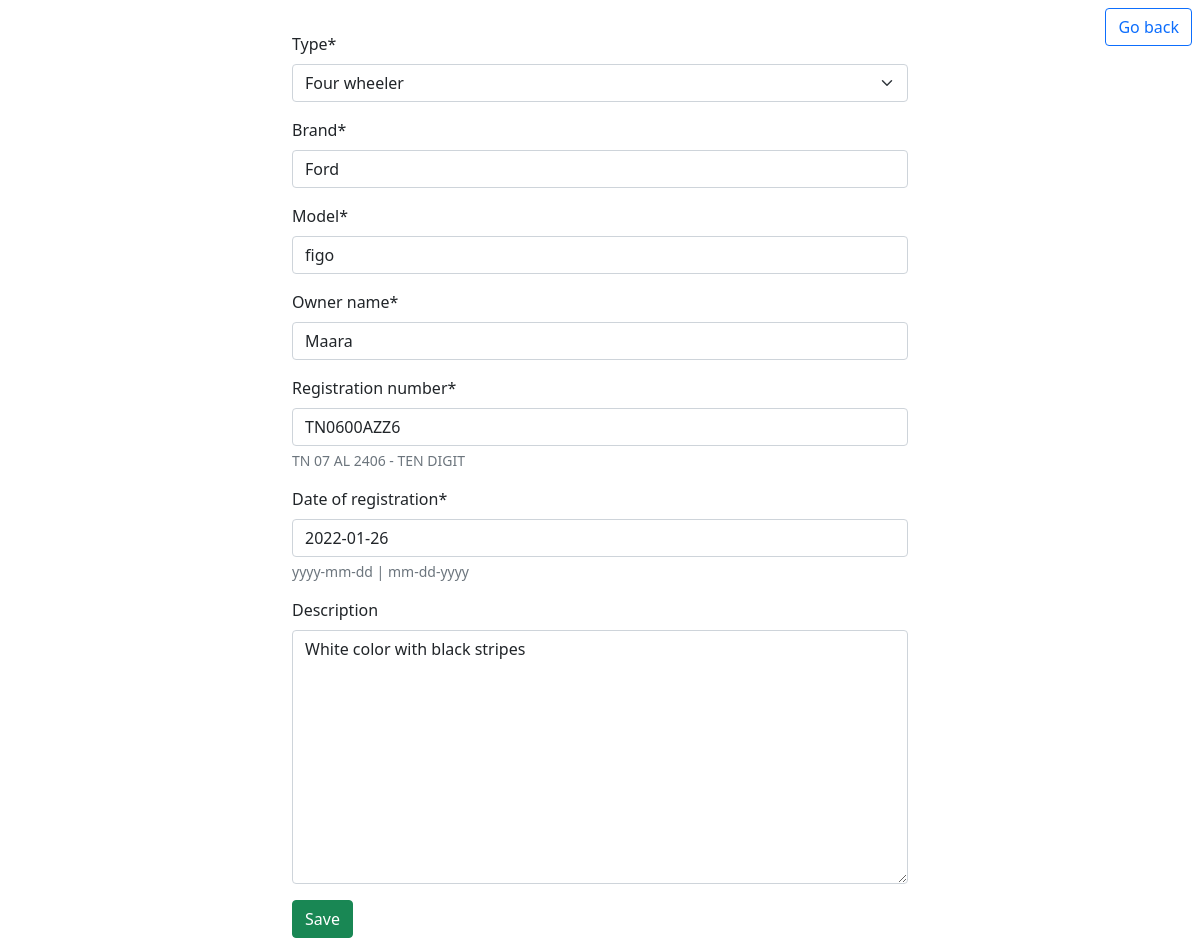
Before: /veh/1 (signed in) with the older database file.
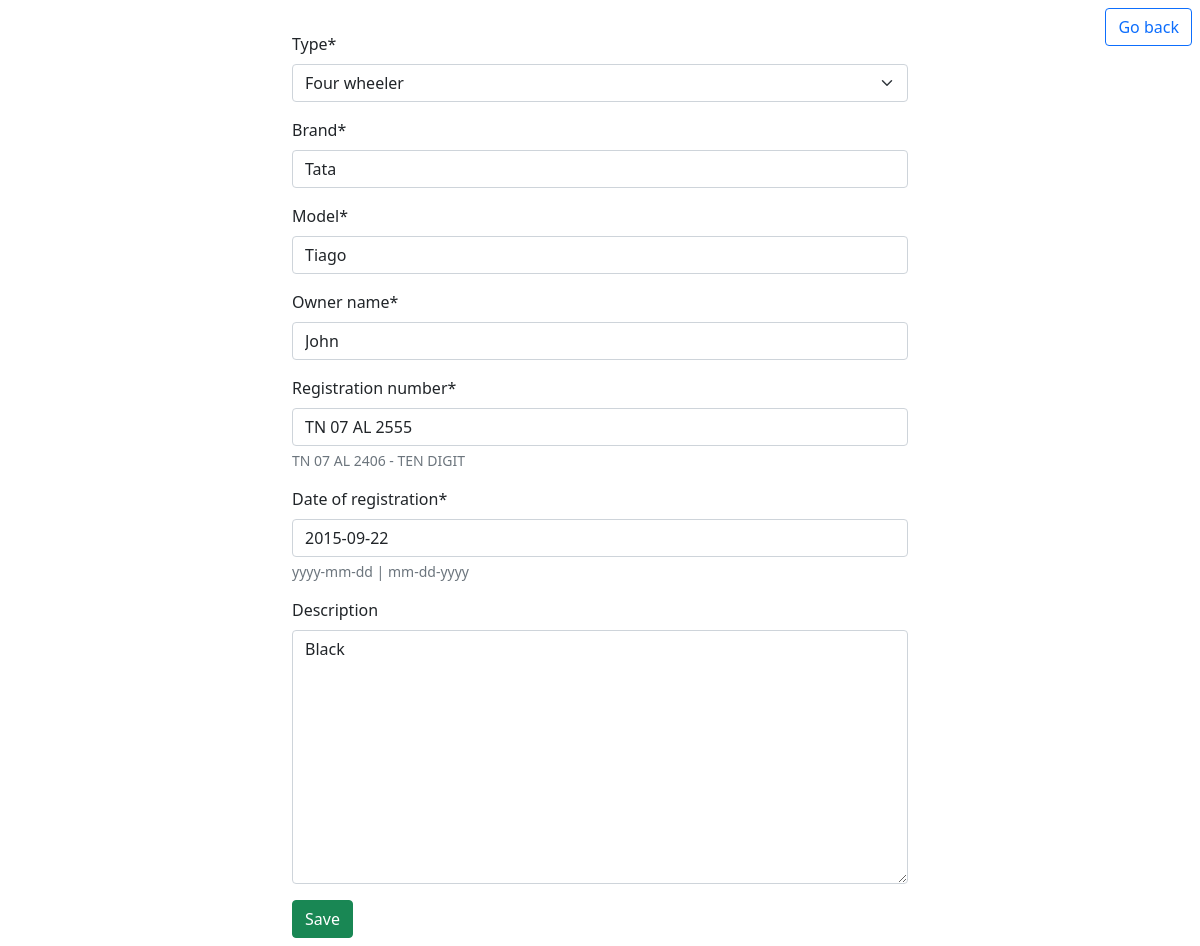
After: the same page with the newer database file.
### user/models.py (models this page shows, shortened)
class Vehicle(models.Model):
    CHOICES = (
        ('two_wheeler','Two wheeler',),
        ('four_wheeler','Four wheeler'),
    )
    type = models.CharField(max_length=30,choices=CHOICES)
    brand = models.CharField(max_length=30)
    model = models.CharField(max_length=30)
    owner_name = models.CharField(max_length=30)
    registration_number = models.CharField(max_length=15,unique=True,help_text='TN 07 AL 2406 - TEN DIGIT')
    date_of_registration = models.DateField(help_text='yyyy-mm-dd | mm-dd-yyyy')
    description = models.TextField(blank=True)
    company = models.CharField(max_length=30,default='trimble')

### user/views.py (the view, shortened to what this page needs)
# urls.py: path('veh/<int:veh_pk>',views.viewveh,name='viewveh'),
@login_required(login_url='/')
def viewveh(request,veh_pk):
    selected_vehicle = get_object_or_404(Vehicle,pk=veh_pk)
    if(request.method=="GET"):
        selected_vehicle_form = VehicleForm(instance=selected_vehicle)
        return render(request,'viewveh.html',{'selected_vehicle_form':selected_vehicle_form})

### user/forms.py
class VehicleForm(forms.ModelForm):
    class Meta:
        model = Vehicle
        fields = ['type','brand','model','owner_name','registration_number','date_of_registration','description',]

### templates/viewveh.html (shortened to what this page needs)
{%load crispy_forms_tags %}
<!DOCTYPE html>
<html lang="en">
<head>
    <link href="https://cdn.jsdelivr.net/npm/bootstrap@5.1.3/dist/css/bootstrap.min.css" rel="stylesheet">
</head>
<body>
    <div class="float-end m-2"><a class="btn btn-outline-primary" href="{% url 'home' %}">Go back</a></div><br>
    <div class="container mt-2" style="width: 80vh;">
        <form method="POST">
            {{ selected_vehicle_form | crispy }}
            <div class="form-group mb-2">
                <input class="btn btn-success" type="submit" value="Save">
            </div>
        </form>
    </div>
</body>
</html>

Changed rows visible on the page:
changed Vehicle "Four wheeler": brand "Ford" → "Tata"; model "figo" → "Tiago"; owner_name "Maara" → "John"; registration_number "TN0600AZZ6" → "TN 07 AL 2555"; date_of_registration "2022-01-26" → "2015-09-22"; description "White color with black stripes" → "Black"
